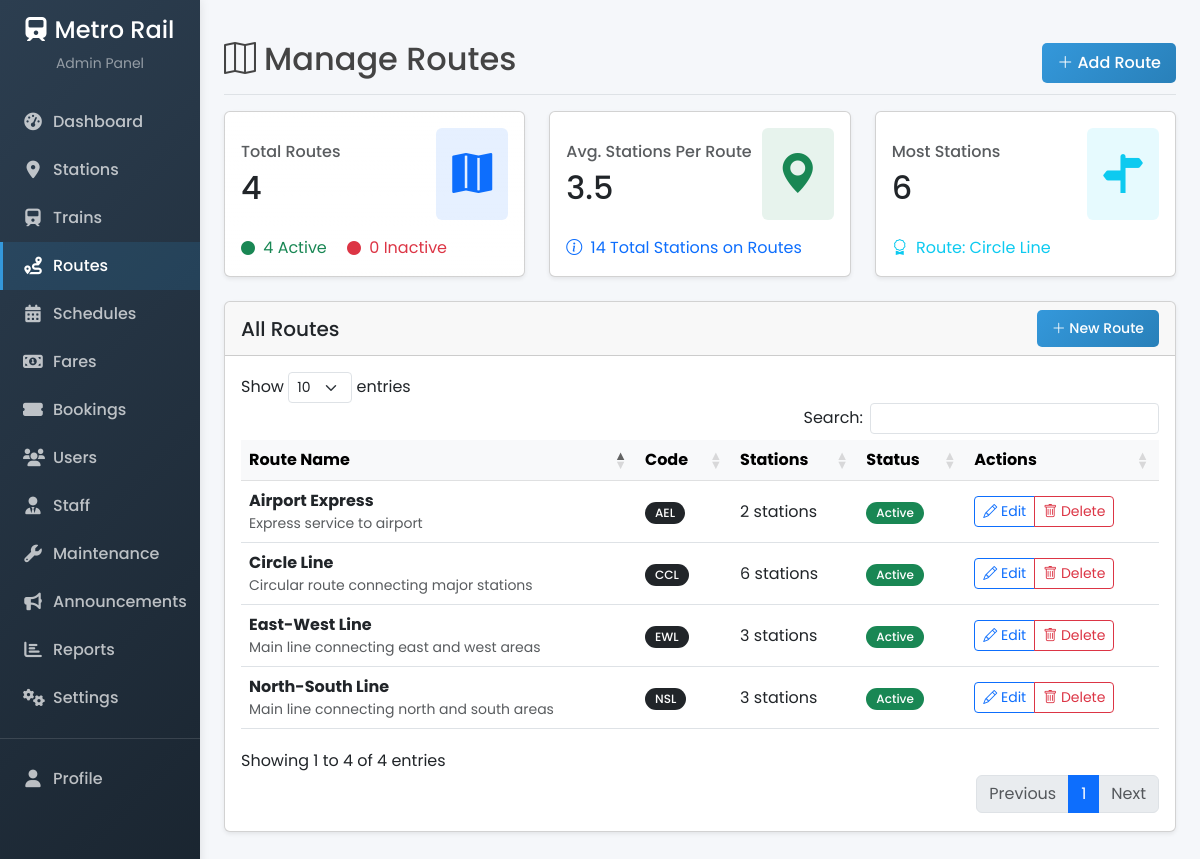
The page /admin/routes.php (signed in) on the database its author committed.
### tables this page shows
CREATE TABLE `routes` (
  `id` int(11) NOT NULL,
  `name` varchar(100) NOT NULL,
  `code` varchar(10) NOT NULL,
  `description` text DEFAULT NULL,
  `status` enum('active','inactive') NOT NULL DEFAULT 'active',
  `created_at` datetime NOT NULL,
  `updated_at` datetime DEFAULT NULL
);

### includes/db.php (called while the page is built, shortened)
<?php
try {
    $conn = new mysqli(DB_HOST, DB_USER, DB_PASS, DB_NAME);
} catch (mysqli_sql_exception $e) {
    if (DEBUG_MODE) {
        die('Database Connection Failed: ' . $e->getMessage());
    } else {
        die('Database Connection Failed. Please try again later.');
    }
}
$conn->set_charset('utf8');
function executeQuery($sql, $params = []) {
    global $conn;
    $stmt = $conn->prepare($sql);
    $stmt->execute();
    $result = $stmt->get_result();
    return $result;
}
function fetchRows($sql, $params = []) {
    $result = executeQuery($sql, $params);
    $rows = [];
    if ($result && $result->num_rows > 0) {
        while ($row = $result->fetch_assoc()) {
            $rows[] = $row;
        }
    }
    return $rows;
}

### admin/routes.php (the view, shortened to what this page needs)
<?php
require_once '../includes/db.php';
$routes = fetchRows("SELECT r.*, COUNT(rs.id) as station_count
                    FROM routes r
                    LEFT JOIN route_stations rs ON r.id = rs.route_id
                    GROUP BY r.id
                    ORDER BY r.name ASC");
$pageTitle = 'Manage Routes';
?>
<!DOCTYPE html>
<html lang="en">
<head>
    <link rel="stylesheet" href="https://cdn.jsdelivr.net/npm/bootstrap@5.3.0/dist/css/bootstrap.min.css">
    <link rel="stylesheet" href="https://cdn.jsdelivr.net/npm/bootstrap-icons@1.11.1/font/bootstrap-icons.css">
    <link rel="stylesheet" href="https://cdnjs.cloudflare.com/ajax/libs/font-awesome/6.0.0-beta3/css/all.min.css">
    <link rel="stylesheet" href="<?= APP_URL ?>/css/admin.css">
    <link href="https://cdn.datatables.net/1.11.5/css/dataTables.bootstrap5.min.css" rel="stylesheet">
</head>
<body>
    <div class="container-fluid">
        <div class="row">
            <?php include '../includes/admin_sidebar.php'; ?>
            <div class="col-md-9 ms-sm-auto col-lg-10 px-md-4 py-4 main-content">
                <div class="d-flex justify-content-between flex-wrap flex-md-nowrap align-items-center pt-3 pb-2 mb-3 border-bottom">
                    <h1 class="h2"><i class="bi bi-map me-2"></i><?php echo $pageTitle; ?></h1>
                    <div class="btn-toolbar mb-2 mb-md-0">
                        <button type="button" class="btn btn-primary" data-bs-toggle="modal" data-bs-target="#addRouteModal">
                            <i class="bi bi-plus-lg"></i> Add Route
                        </button>
                    </div>
                </div>
                <div class="row mb-4">
                    <div class="col-md-4">
                        <div class="card shadow-sm route-card bg-gradient">
                            <div class="card-body">
                                <div class="d-flex justify-content-between align-items-center">
                                    <div>
                                        <h6 class="card-title text-muted mb-0">Total Routes</h6>
                                        <h2 class="mt-2 mb-0"><?php echo count($routes); ?></h2>
                                    </div>
                                    <div class="bg-primary bg-opacity-10 p-3 rounded">
                                        <i class="bi bi-map-fill text-primary fs-1"></i>
                                    </div>
                                </div>
                                <p class="card-text mt-3 mb-0">
                                    <span class="text-success">
                                        <i class="bi bi-circle-fill me-1 small"></i>
                                        <?php
                                            $activeRoutes = array_filter($routes, function($r) { return $r['status'] === 'active'; });
                                            echo count($activeRoutes);
                                        ?> Active
                                    </span>
                                    <span class="text-danger ms-3">
                                        <i class="bi bi-circle-fill me-1 small"></i>
                                        <?php
                                            $inactiveRoutes = array_filter($routes, function($r) { return $r['status'] !== 'active'; });
                                            echo count($inactiveRoutes);
                                        ?> Inactive
                                    </span>
                                </p>
                            </div>
                        </div>
                    </div>
                    <div class="col-md-4">
                        <div class="card shadow-sm route-card">
                            <div class="card-body">
                                <div class="d-flex justify-content-between align-items-center">
                                    <div>
                                        <h6 class="card-title text-muted mb-0">Avg. Stations Per Route</h6>
                                        <h2 class="mt-2 mb-0">
                                            <?php
                                                $totalStations = array_sum(array_column($routes, 'station_count'));
                                                echo count($routes) > 0 ? round($totalStations / count($routes), 1) : 0;
                                            ?>
                                        </h2>
                                    </div>
                                    <div class="bg-success bg-opacity-10 p-3 rounded">
                                        <i class="bi bi-geo-alt-fill text-success fs-1"></i>
                                    </div>
                                </div>
                                <p class="card-text mt-3 mb-0">
                                    <span class="text-primary">
                                        <i class="bi bi-info-circle me-1"></i>
                                        <?php echo $totalStations; ?> Total Stations on Routes
                                    </span>
                                </p>
                            </div>
                        </div>
                    </div>
                    <div class="col-md-4">
                        <div class="card shadow-sm route-card">
                            <div class="card-body">
                                <div class="d-flex justify-content-between align-items-center">
                                    <div>
                                        <h6 class="card-title text-muted mb-0">Most Stations</h6>
                                        <?php
                                            $maxStations = !empty($routes) ? max(array_column($routes, 'station_count')) : 0;
                                            $routeWithMostStations = array_filter($routes, function($r) use ($maxStations) {
                                                return $r['station_count'] == $maxStations;
                                            });
                                            $routeWithMostStations = !empty($routeWithMostStations) ? reset($routeWithMostStations) : null;
                                        ?>
                                        <h2 class="mt-2 mb-0"><?php echo $maxStations; ?></h2>
                                    </div>
                                    <div class="bg-info bg-opacity-10 p-3 rounded">
                                        <i class="bi bi-signpost-split-fill text-info fs-1"></i>
                                    </div>
                                </div>
                                <p class="card-text mt-3 mb-0">
                                    <?php if($routeWithMostStations): ?>
                                    <span class="text-info">
                                        <i class="bi bi-award me-1"></i>
                                        Route: <?php echo htmlspecialchars($routeWithMostStations['name']); ?>
                                    </span>
                                    <?php endif; ?>
                                </p>
                            </div>
                        </div>
                    </div>
                </div>
                <div class="card shadow-sm mb-4">
                    <div class="card-header d-flex justify-content-between align-items-center">
                        <h5 class="card-title mb-0">All Routes</h5>
                        <a href="<?php echo APP_URL; ?>/admin/routes.php?action=add" class="btn btn-sm btn-primary">
                            <i class="bi bi-plus-lg"></i> New Route
                        </a>
                    </div>
                    <div class="card-body">
                        <?php if (empty($routes)): ?>
                            <div class="alert alert-info mb-0">
                                No routes found. Click the "Add Route" button to create one.
                            </div>                        <?php else: ?>
                            <div class="table-responsive">
                                <table id="routesTable" class="table table-hover align-middle nowrap" style="width:100%">
                                    <thead class="table-light">
                                        <tr>
                                            <th>Route Name</th>
                                            <th>Code</th>
                                            <th>Stations</th>
                                            <th>Status</th>
                                            <th>Actions</th>
                                        </tr>
                                    </thead>
                                    <tbody>
                                        <?php foreach ($routes as $route): ?>
                                            <tr>
                                                <td>
                                                    <strong><?php echo htmlspecialchars($route['name']); ?></strong>
                                                    <?php if (!empty($route['description'])): ?>
                                                        <div class="small text-muted"><?php echo htmlspecialchars($route['description']); ?></div>
                                                    <?php endif; ?>
                                                </td>
                                                <td><span class="badge bg-dark"><?php echo htmlspecialchars($route['code']); ?></span></td>
                                                <td><?php echo (int)$route['station_count']; ?> stations</td>
                                                <td>
                                                    <span class="badge bg-<?php echo $route['status'] === 'active' ? 'success' : 'danger'; ?>">
                                                        <?php echo ucfirst(htmlspecialchars($route['status'])); ?>
                                                    </span>
                                                </td>
                                                <td>
                                                    <div class="btn-group">
                                                        <a href="<?php echo APP_URL; ?>/admin/routes.php?action=edit&id=<?php echo $route['id']; ?>" class="btn btn-sm btn-outline-primary">
                                                            <i class="bi bi-pencil"></i> Edit
                                                        </a>
                                                        <button type="button" class="btn btn-sm btn-outline-danger" data-bs-toggle="modal" data-bs-target="#deleteModal<?php echo $route['id']; ?>">
                                                            <i class="bi bi-trash"></i> Delete
                                                        </button>
                                                    </div>
                                                </td>
                                            </tr>
                                        <?php endforeach; ?>
                                    </tbody>
                                </table>
                            </div>
                        <?php endif; ?>
                    </div>
                </div>
            </div>
        </div>
    </div>
</body>
</html>

### css/admin.css (style rules this page uses)
:root { --admin-primary: #3498db; --admin-secondary: #2c3e50; --admin-success: #2ecc71; --admin-danger: #e74c3c; --admin-warning: #f39c12; --admin-info: #3498db; --admin-light: #ecf0f1; --admin-dark: #2c3e50; --admin-sidebar-width: 250px; }
body { font-family: 'Poppins', sans-serif; background-color: #f5f7fa; color: #444; }
.main-content { margin-left: var(--admin-sidebar-width); padding: 20px; transition: all 0.3s; }
.btn-primary { background: linear-gradient(135deg, var(--admin-primary) 0%, #2980b9 100%); border: none; padding: 8px 15px; border-radius: 5px; font-weight: 500; }
.badge { padding: 5px 10px; font-weight: 500; border-radius: 30px; }

### admin/routes.php (style rules this page uses)
.route-card { transition: transform 0.3s ease, box-shadow 0.3s ease; }

### rows shown on the page
routes: name "Circle Line", description "Circular route connecting major stations", code "CCL", station_count "6", status "Active"
routes: name "Airport Express", description "Express service to airport", code "AEL", station_count "2", status "Active"
routes: name "East-West Line", description "Main line connecting east and west areas", code "EWL", station_count "3", status "Active"
routes: name "North-South Line", description "Main line connecting north and south areas", code "NSL", station_count "3", status "Active"

### other values the page prints
$pageTitle "Manage Routes"
count($routes) "4"
count($activeRoutes) "4"
count($inactiveRoutes) "0"
$totalStations / count($routes) "3.5"
$totalStations "14"
$maxStations "6"
